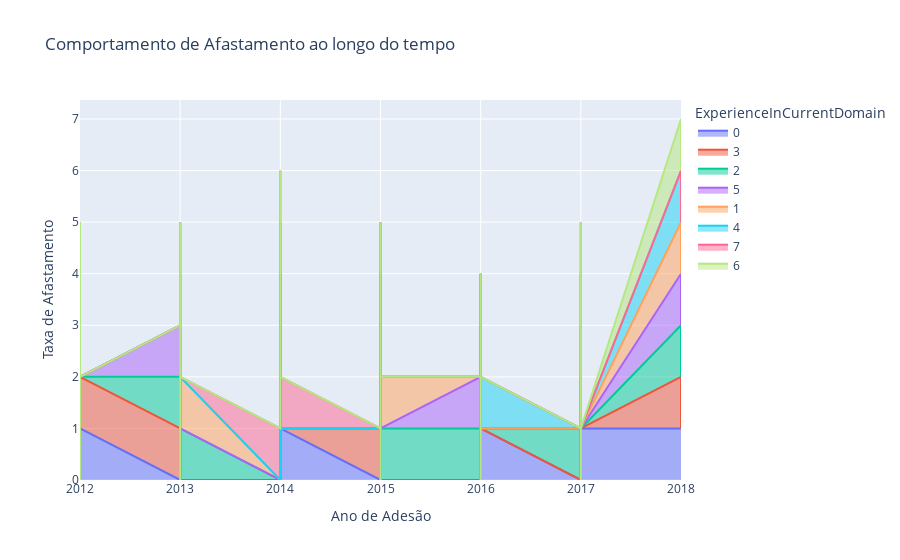

Notebook code cell kept with this figure:
### Code cell
# Gráfico de Área Empilhada

fig = px.area(
    df, 
    x='JoiningYear', y='LeaveOrNot', color='ExperienceInCurrentDomain',
    title='Comportamento de Afastamento ao longo do tempo',
    labels={'JoiningYear': 'Ano de Adesão', 'LeaveOrNot': 'Taxa de Afastamento'}    
)
   
fig.show()

### Figure 1 — Plotly figure (JSON) as saved in the notebook; plotly's stock layout.template omitted (floating-point values rounded to 4 significant figures; data arrays with more than 128 entries replaced by an {"elided": "..."} marker saying what was removed)
{"data": [{"hovertemplate": "ExperienceInCurrentDomain=0<br>Ano de Adesão=%{x}<br>Taxa de Afastamento=%{y}<extra></extra>", "legendgroup": "0", "line": {"color": "#636efa"}, "marker": {"symbol": "circle"}, "mode": "lines", "name": "0", "orientation": "v", "showlegend": true, "stackgroup": "1", "type": "scatter", "x": {"elided": "355 int values"}, "xaxis": "x", "y": {"elided": "355 int values"}, "yaxis": "y"}, {"hovertemplate": "ExperienceInCurrentDomain=3<br>Ano de Adesão=%{x}<br>Taxa de Afastamento=%{y}<extra></extra>", "legendgroup": "3", "line": {"color": "#EF553B"}, "marker": {"symbol": "circle"}, "mode": "lines", "name": "3", "orientation": "v", "showlegend": true, "stackgroup": "1", "type": "scatter", "x": {"elided": "786 int values"}, "xaxis": "x", "y": {"elided": "786 int values"}, "yaxis": "y"}, {"hovertemplate": "ExperienceInCurrentDomain=2<br>Ano de Adesão=%{x}<br>Taxa de Afastamento=%{y}<extra></extra>", "legendgroup": "2", "line": {"color": "#00cc96"}, "marker": {"symbol": "circle"}, "mode": "lines", "name": "2", "orientation": "v", "showlegend": true, "stackgroup": "1", "type": "scatter", "x": {"elided": "1087 int values"}, "xaxis": "x", "y": {"elided": "1087 int values"}, "yaxis": "y"}, {"hovertemplate": "ExperienceInCurrentDomain=5<br>Ano de Adesão=%{x}<br>Taxa de Afastamento=%{y}<extra></extra>", "legendgroup": "5", "line": {"color": "#ab63fa"}, "marker": {"symbol": "circle"}, "mode": "lines", "name": "5", "orientation": "v", "showlegend": true, "stackgroup": "1", "type": "scatter", "x": {"elided": "919 int values"}, "xaxis": "x", "y": {"elided": "919 int values"}, "yaxis": "y"}, {"hovertemplate": "ExperienceInCurrentDomain=1<br>Ano de Adesão=%{x}<br>Taxa de Afastamento=%{y}<extra></extra>", "legendgroup": "1", "line": {"color": "#FFA15A"}, "marker": {"symbol": "circle"}, "mode": "lines", "name": "1", "orientation": "v", "showlegend": true, "stackgroup": "1", "type": "scatter", "x": {"elided": "558 int values"}, "xaxis": "x", "y": {"elided": "558 int values"}, "yaxis": "y"}, {"hovertemplate": "ExperienceInCurrentDomain=4<br>Ano de Adesão=%{x}<br>Taxa de Afastamento=%{y}<extra></extra>", "legendgroup": "4", "line": {"color": "#19d3f3"}, "marker": {"symbol": "circle"}, "mode": "lines", "name": "4", "orientation": "v", "showlegend": true, "stackgroup": "1", "type": "scatter", "x": {"elided": "931 int values"}, "xaxis": "x", "y": {"elided": "931 int values"}, "yaxis": "y"}, {"hovertemplate": "ExperienceInCurrentDomain=7<br>Ano de Adesão=%{x}<br>Taxa de Afastamento=%{y}<extra></extra>", "legendgroup": "7", "line": {"color": "#FF6692"}, "marker": {"symbol": "circle"}, "mode": "lines", "name": "7", "orientation": "v", "showlegend": true, "stackgroup": "1", "type": "scatter", "x": [2016, 2016, 2014, 2014, 2012, 2012, 2015, 2016, 2015], "xaxis": "x", "y": [0, 0, 1, 1, 1, 0, 0, 0, 0], "yaxis": "y"}, {"hovertemplate": "ExperienceInCurrentDomain=6<br>Ano de Adesão=%{x}<br>Taxa de Afastamento=%{y}<extra></extra>", "legendgroup": "6", "line": {"color": "#B6E880"}, "marker": {"symbol": "circle"}, "mode": "lines", "name": "6", "orientation": "v", "showlegend": true, "stackgroup": "1", "type": "scatter", "x": [2016, 2014, 2017, 2017, 2018, 2018, 2013, 2013], "xaxis": "x", "y": [0, 0, 0, 0, 1, 1, 0, 0], "yaxis": "y"}], "layout": {"legend": {"title": {"text": "ExperienceInCurrentDomain"}, "tracegroupgap": 0}, "title": {"text": "Comportamento de Afastamento ao longo do tempo"}, "xaxis": {"anchor": "y", "domain": [0, 1], "title": {"text": "Ano de Adesão"}}, "yaxis": {"anchor": "x", "domain": [0, 1], "title": {"text": "Taxa de Afastamento"}}}}
